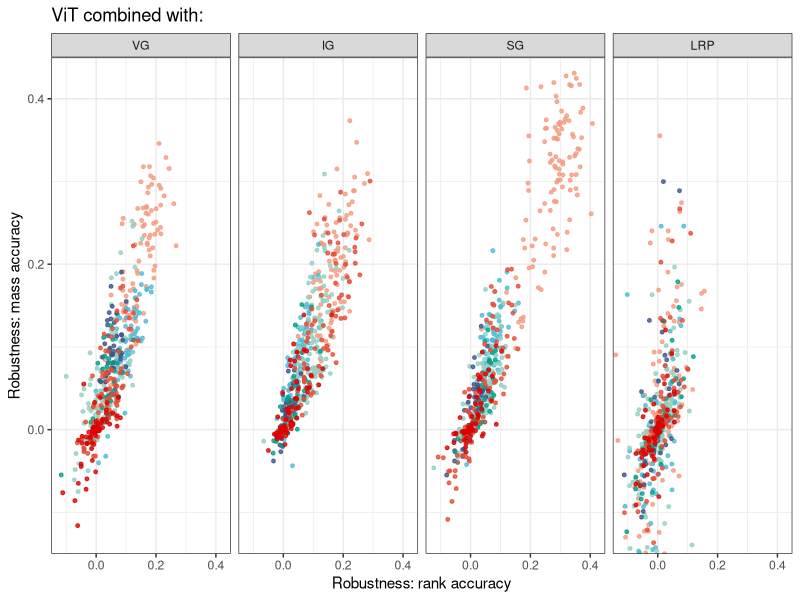
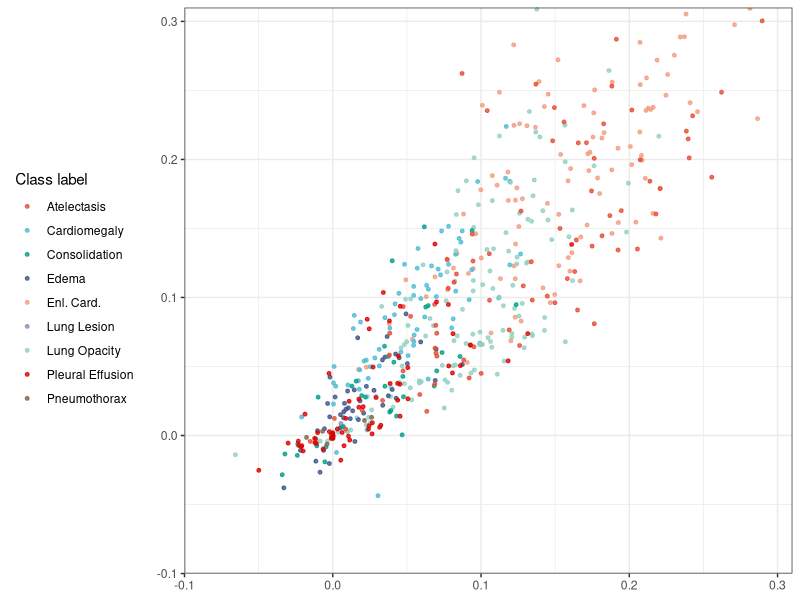
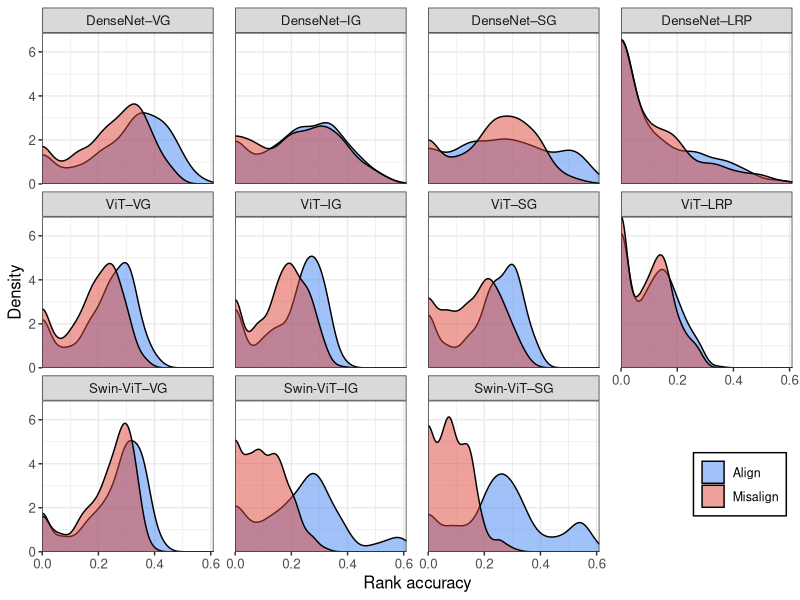
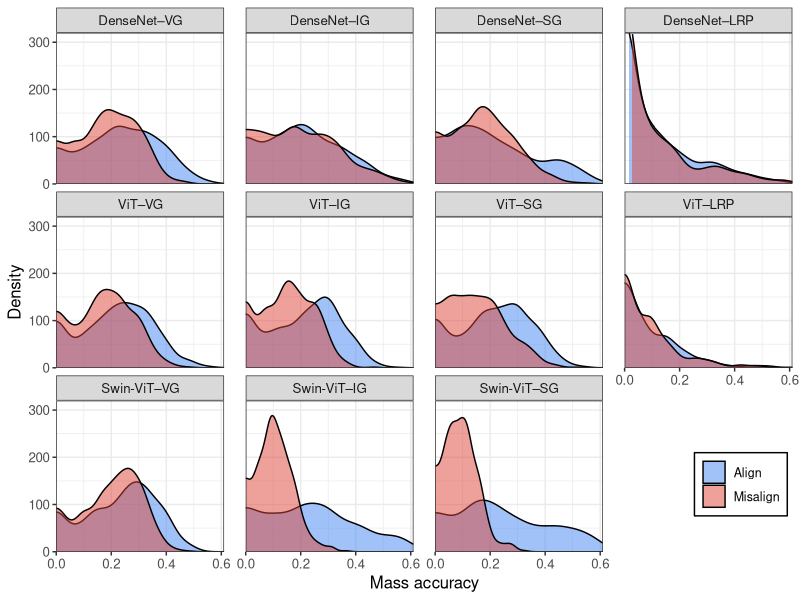
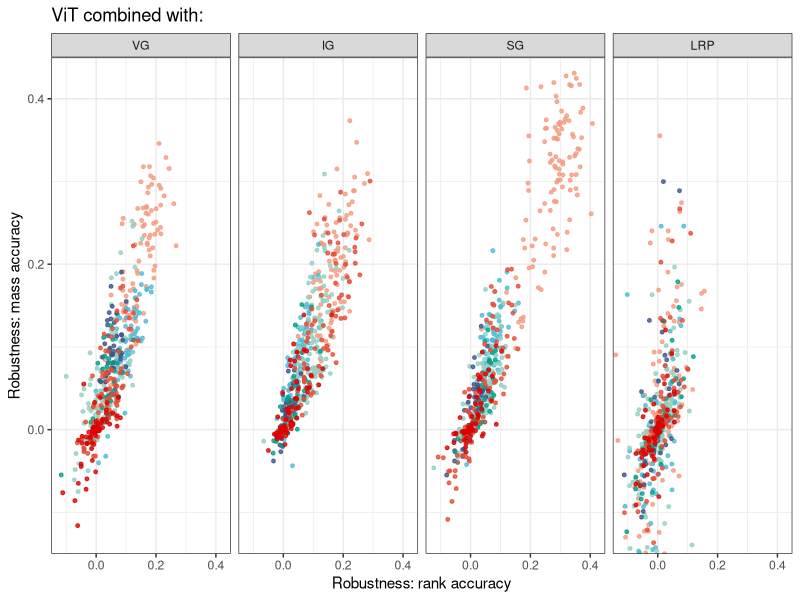
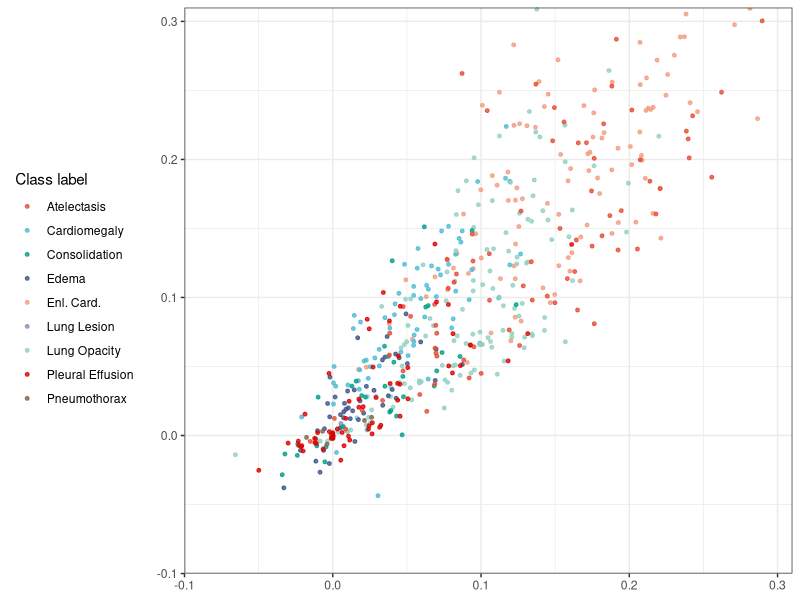
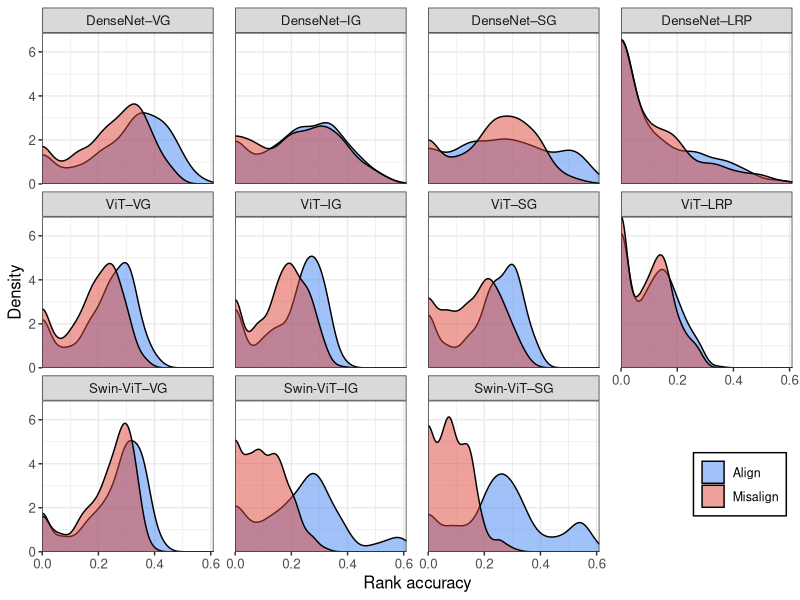
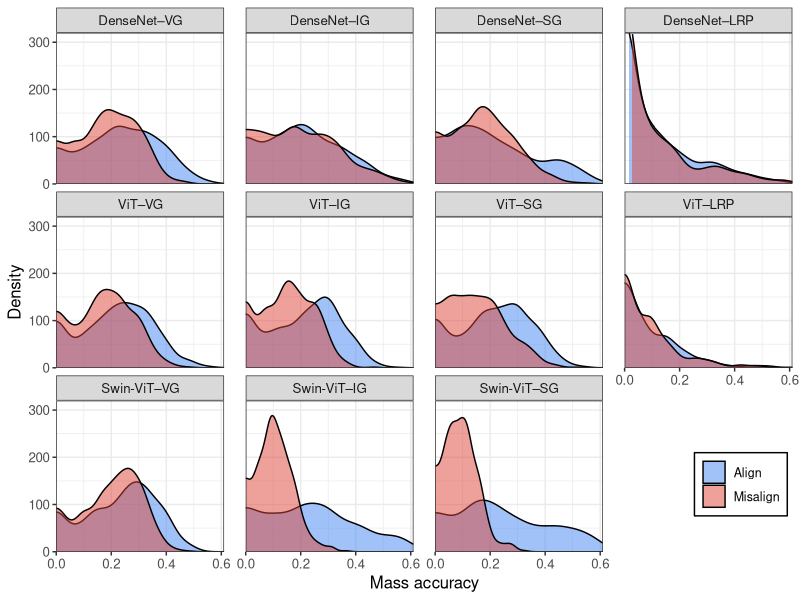

Write R code to recreate these figures, in order.
library(xtable)
library(tidyr)
library(dplyr)
library(ggplot2)
# install.packages("ggsci")
library(ggsci)


## performance auc

df_auc <- read.csv("chexlocalize_aucroc.csv")
df_auc_long <- gather(df_auc, "model", "auc", DenseNet:Swin.ViT)
colnames(df_auc_long) <- c("class", "explanation", "pretrained", "scenario", "model", "auc")

df_auc_long %>% 
  group_by(pretrained, model, explanation, scenario) %>% 
  summarise(auc = mean(auc)) -> df_auc_aggregated

df_final <- pivot_wider(df_auc_aggregated, names_from = scenario, values_from = auc)
 
print(xtable(as.data.frame(df_final), type = "latex", digits = 3), 
      include.rownames = FALSE,
      booktabs = TRUE)

## alignment accuracy

df_acc <- read.csv("metrics_diff_results.csv")      

df_acc$xai_method <- factor(ifelse(df_acc$xai_method == "lrp", "LRP",
                                   ifelse(df_acc$xai_method == "integrated_gradients", "IG",
                                          ifelse(df_acc$xai_method == "gradient", "VG", "SG"))),
                            levels=c("VG", "IG", "SG", "LRP"))
df_acc$model <- factor(ifelse(df_acc$model == "vit", "ViT",
                              ifelse(df_acc$model == "swinvit", "Swin-ViT", "DenseNet")),
                       levels=c("DenseNet", "ViT", "Swin-ViT"))


### robustness

summary(lm(mass_accuracy_diff~model+xai_method+pretraining, data = df_acc))
summary(lm(rank_accuracy_diff~model+xai_method+pretraining, data = df_acc))


df_acc %>% group_by(model, xai_method, pretraining) %>%
  summarise(mass_accuracy_diff = mean(mass_accuracy_diff),
            rank_accuracy_diff = mean(rank_accuracy_diff)) -> df_acc_aggregated

print(as.data.frame(df_acc_aggregated[order(df_acc_aggregated$pretraining),]),
      digits=3)


### correlation table

cor(df_acc$in_mask_mass_accuracy, df_acc$in_mask_rank_accuracy, method = "pearson")
cor(df_acc$in_mask_mass_accuracy, df_acc$in_mask_rank_accuracy, method = "spearman")

cor(df_acc$out_mask_mass_accuracy, df_acc$out_mask_rank_accuracy, method = "pearson")
cor(df_acc$out_mask_mass_accuracy, df_acc$out_mask_rank_accuracy, method = "spearman")

cor(df_acc$in_mask_mass_accuracy, df_acc$out_mask_mass_accuracy, method = "pearson")
cor(df_acc$in_mask_mass_accuracy, df_acc$out_mask_mass_accuracy, method = "spearman")

cor(df_acc$in_mask_rank_accuracy, df_acc$out_mask_rank_accuracy, method = "pearson")
cor(df_acc$in_mask_rank_accuracy, df_acc$out_mask_rank_accuracy, method = "spearman")

cor(df_acc$in_mask_rank_accuracy, df_acc$out_mask_mass_accuracy, method = "pearson")
cor(df_acc$in_mask_rank_accuracy, df_acc$out_mask_mass_accuracy, method = "spearman")

cor(df_acc$in_mask_mass_accuracy, df_acc$out_mask_rank_accuracy, method = "pearson")
cor(df_acc$in_mask_mass_accuracy, df_acc$out_mask_rank_accuracy, method = "spearman")


### class labels aggregated + detailed

df_acc$label[df_acc$label == "Enlarged Cardiomediastinum"] <- "Enl. Card."

ggplot(df_acc %>% filter(pretraining == "pretrained", 
                         model == "ViT")) + 
  geom_point(aes(rank_accuracy_diff, mass_accuracy_diff,
                 color = label),
             size = 1) +
  facet_wrap(~xai_method, ncol = 4) +
  ggtitle("ViT combined with:") +
  theme_bw() + 
  theme(legend.position = "none") +
  scale_x_continuous(limits=c(-0.15, 0.45), expand=c(0,0), name = "Robustness: rank accuracy") +
  scale_y_continuous(limits=c(-0.15, 0.45), expand=c(0,0), name = "Robustness: mass accuracy") +
  scale_color_npg(alpha = 0.8)

ggsave("figures/labels_vit_all.pdf", width = 7, height = 2.5)

ggplot(df_acc %>% filter(pretraining == "pretrained", 
                           xai_method == "IG",
                           model == "ViT")) + 
    geom_point(aes(rank_accuracy_diff, mass_accuracy_diff, color = label),
               size = 1) +
    labs(#title="Details: ViT combined with IG",
         color = "Class label") + 
  theme_bw() + 
    theme(legend.position = "left") +
  scale_x_continuous(limits=c(-0.1, 0.31), expand=c(0,0),
                     name = NULL) + # name = "Robustness: rank accuracy") +
  scale_y_continuous(limits=c(-0.1, 0.31), expand=c(0,0), 
                     name = NULL) + # name = "Robustness: mass accuracy") + 
  scale_color_npg(alpha = 0.8)

ggsave("figures/labels_vit_ig.pdf", width = 5, height = 2.5)


### density of robustness

df_acc %>% 
  # filter(pretraining == "pretrained") %>%
  filter(pretraining != "pretrained") %>%
  mutate(model_explanation = factor(
    paste0(model, "–", xai_method),
    levels = apply(tidyr::expand_grid(levels(model), levels(xai_method)), 1, paste, collapse="–"))) %>%
  select(in_mask_rank_accuracy, out_mask_rank_accuracy, model_explanation) %>% gather(
  "scenario", "accuracy", in_mask_rank_accuracy:out_mask_rank_accuracy
  ) -> df_acc_aggregated_rank

df_acc_aggregated_rank$scenario <- factor(ifelse(df_acc_aggregated_rank$scenario == "in_mask_rank_accuracy", "Align", "Misalign"))

ggplot(df_acc_aggregated_rank) +
  geom_density(aes(accuracy, fill = scenario), 
               alpha = 0.5, bounds = c(0, 0.95)) +
  scale_x_continuous(expand = c(0, 0), limits = c(0, 0.61)) +
  scale_y_continuous(expand = c(0, 0)) +
  scale_fill_manual(values = c("#4285F4", "#DB4437"), name = NULL) +
  facet_wrap(~model_explanation) +
  theme_bw() +
  theme(
    legend.position = c(0.93, 0.13),
        legend.title = element_text(size=1),
        text = element_text(size = 12),
        legend.text = element_text(size = 9),
        legend.background = element_rect(color = "black", 
                                         linewidth=0.5, linetype="solid"),
        panel.spacing.x = unit(0.55, "cm")) +
  labs(x = "Rank accuracy", y = "Density") -> p_rank

p_rank

# ggsave("figures/pipeline_accuracy_rank.pdf", p_rank, width = 7, height = 3.5)
ggsave("figures/pipeline_accuracy_rank_random.pdf", p_rank, width = 7, height = 3.5)


df_acc %>% 
  # filter(pretraining == "pretrained") %>%
  filter(pretraining != "pretrained") %>%
  mutate(model_explanation = factor(
    paste0(model, "–", xai_method),
    levels = apply(tidyr::expand_grid(levels(model), levels(xai_method)), 1, paste, collapse="–"))) %>%
  select(in_mask_mass_accuracy, out_mask_mass_accuracy, model_explanation) %>% gather(
    "scenario", "accuracy", in_mask_mass_accuracy:out_mask_mass_accuracy
  ) -> df_acc_aggregated_mass

df_acc_aggregated_mass$scenario <- factor(ifelse(df_acc_aggregated_mass$scenario == "in_mask_mass_accuracy", "Align", "Misalign"))

ggplot(df_acc_aggregated_mass) +
  geom_density(aes(accuracy, after_stat(count) / 12, fill = scenario), 
               alpha = 0.5, bounds = c(0, 0.9)) +
  scale_x_continuous(expand = c(0, 0), limits = c(0, 0.61)) +
  scale_y_continuous(expand = c(0, 0), limits = c(0, 320)) +
  scale_fill_manual(values = c("#4285F4", "#DB4437")) +
  facet_wrap(~model_explanation) +
  theme_bw() +
  theme(
    legend.position = c(0.93, 0.13),
    legend.title = element_text(size=1),
    text = element_text(size = 12),
    legend.text = element_text(size = 9),
    legend.background = element_rect(color = "black", 
                                     size=0.5, linetype="solid"),
    panel.spacing.x = unit(0.55, "cm")) +
  labs(x = "Mass accuracy", y = "Density", fill = NULL) -> p_mass

p_mass

# ggsave("figures/pipeline_accuracy_mass.pdf", p_mass, width = 7, height = 3.5)
ggsave("figures/pipeline_accuracy_mass_random.pdf", p_mass, width = 7, height = 3.5)

